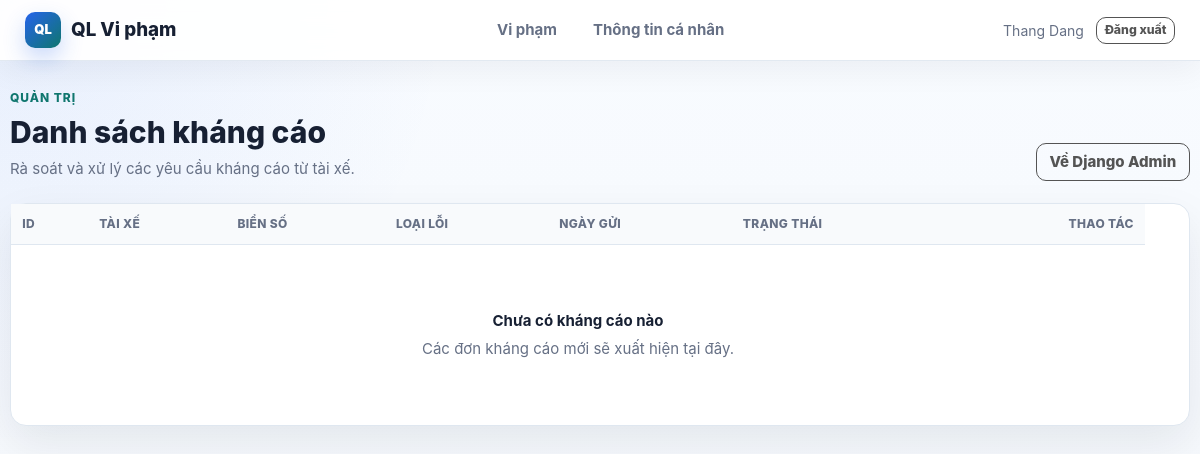
/violations/admin/appeals/ (signed in), run on an earlier commit of the app's database.
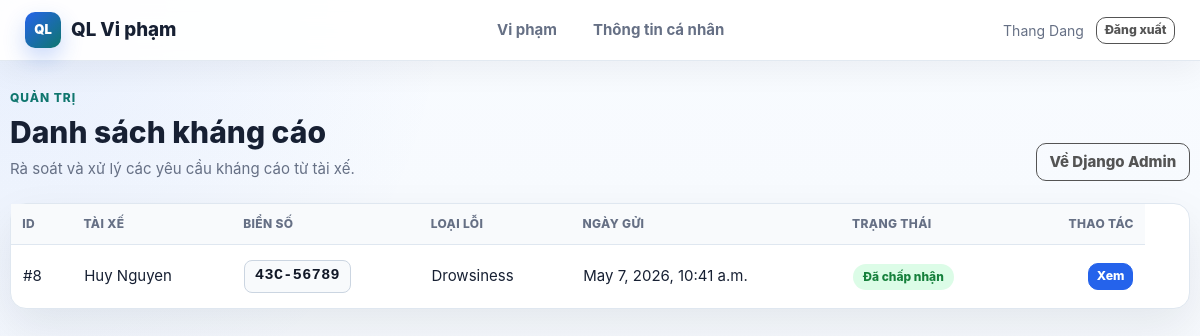
And on a later commit of the database.
### violations/models.py (models this page shows, shortened)
class ViolationAppeal(models.Model):
    violation = models.OneToOneField(
        Violation,
        on_delete=models.CASCADE,
        related_name='appeal'
    )
    driver = models.ForeignKey(Account, on_delete=models.CASCADE)
    reason = models.TextField()
    status = models.CharField(
        max_length=20,
        choices=[
            ('pending', 'Pending'),
            ('approved', 'Approved'),
            ('rejected', 'Rejected'),
        ],
        default='pending'
    )
    admin_note = models.TextField(null=True, blank=True)
    created_at = models.DateTimeField(auto_now_add=True)
    reviewed_at = models.DateTimeField(null=True, blank=True, auto_now=True)

class Violation(models.Model):
    STATUS_CHOICES = [
        ('pending', 'Pending'),
        ('confirmed', 'Confirmed'),
        ('dismissed', 'Dismissed'),
        ('appealed', 'Appealed'),
    ]
    category = models.ForeignKey(Category, on_delete=models.CASCADE)
    reporter = models.ForeignKey(Account, on_delete=models.CASCADE)
    vehicle = models.ForeignKey(Vehicle, on_delete=models.CASCADE)
    title = models.CharField(max_length=200, default="Violation Report")
    description = models.TextField()
    reported_at = models.DateTimeField(auto_now_add=True)
    image = models.ImageField(upload_to='violations/', null=True, blank=True)
    video = models.FileField(upload_to='violations/videos/', null=True, blank=True)
    viewed = models.BooleanField(default=False)
    status = models.CharField(max_length=20, choices=STATUS_CHOICES, default='pending')
    class Meta:
        verbose_name = "Violation"
        verbose_name_plural = "Violations"
        ordering = ['-reported_at']

### accounts/models.py (models this page shows, shortened)
class Account(AbstractBaseUser):
    first_name = models.CharField(max_length=50)
    last_name = models.CharField(max_length=50)
    username = models.CharField(max_length=50, unique=True)
    email = models.EmailField(max_length=100, unique=True)
    phone_number = models.CharField(max_length=15, blank=True)
    card_uid = models.CharField(max_length=50, unique=True, null=True, blank=True)
    date_joined = models.DateTimeField(auto_now_add=True)
    last_login = models.DateTimeField(auto_now=True)
    is_admin = models.BooleanField(default=False)
    is_staff = models.BooleanField(default=False)
    is_active = models.BooleanField(default=True)
    is_superadmin = models.BooleanField(default=False)
    USERNAME_FIELD = 'email'
    REQUIRED_FIELDS = ['username', 'first_name', 'last_name']
    objects = MyAccountManager()
    def get_full_name(self):
        return f"{self.first_name} {self.last_name}"

### vehicles/models.py (models this page shows, shortened)
class Vehicle(models.Model):
    license_plate = models.CharField(max_length=20, unique=True)
    model = models.CharField(max_length=100)
    registration_date = models.DateField()

### categories/models.py (models this page shows, shortened)
class Category(models.Model):
    name = models.CharField(max_length=100)
    description = models.TextField(blank=True, null=True)
    severality_level = models.IntegerField(default=1)
    is_active = models.BooleanField(default=True)
    created_at = models.DateTimeField(auto_now_add=True)
    class Meta:
        verbose_name = "Category"
        verbose_name_plural = "Categories"
        ordering = ['name']

### violations/views.py (the view)
# urls.py: path("admin/appeals/", views.appeal_review_list, name="appeal_review_list"),
@staff_member_required
def appeal_review_list(request):
    appeals = ViolationAppeal.objects.select_related(
        "violation",
        "driver",
        "violation__category",
        "violation__vehicle",
        "violation__reporter",
    ).order_by("-created_at")
    context = {
        "appeals": appeals,
    }
    return render(request, "admin_appeal_list.html", context)

### categories/context_processors.py (called while the page is built)
def menu_links(request):
    links = Category.objects.all()
    return dict(links=links)

### templates/admin_appeal_list.html (shortened to what this page needs)
{% extends "base.html" %}
{% block content %}
<section class="page-heading">
  <div>
    <p class="eyebrow">Quản trị</p>
    <h1>Danh sách kháng cáo</h1>
    <p>Rà soát và xử lý các yêu cầu kháng cáo từ tài xế.</p>
  </div>
  <a href="/admin/" class="btn btn-outline-secondary">Về Django Admin</a>
</section>
<section class="data-card">
  <div class="table-responsive">
    <table class="table app-table mb-0">
      <thead>
        <tr>
          <th>ID</th>
          <th>Tài xế</th>
          <th>Biển số</th>
          <th>Loại lỗi</th>
          <th>Ngày gửi</th>
          <th>Trạng thái</th>
          <th class="text-right">Thao tác</th>
        </tr>
      </thead>
      <tbody>
        {% for appeal in appeals %}
        <tr>
          <td>#{{ appeal.id }}</td>
          <td>{{ appeal.driver.get_full_name }}</td>
          <td><span class="plate-chip">{{ appeal.violation.vehicle.license_plate }}</span></td>
          <td>{{ appeal.violation.category.name }}</td>
          <td>{{ appeal.created_at }}</td>
          <td>
            {% if appeal.status == "pending" %}
            <span class="status-pill warning">Chờ duyệt</span>
            {% elif appeal.status == "approved" %}
            <span class="status-pill success">Đã chấp nhận</span>
            {% else %}
            <span class="status-pill danger">Đã từ chối</span>
            {% endif %}
          </td>
          <td class="text-right">
            <a
              href="{% url 'appeal_review_detail' appeal.id %}"
              class="btn btn-sm btn-primary"
            >
              Xem
            </a>
          </td>
        </tr>
        {% empty %}
        <tr>
          <td colspan="7">
            <div class="empty-state">
              <strong>Chưa có kháng cáo nào</strong>
              <span>Các đơn kháng cáo mới sẽ xuất hiện tại đây.</span>
            </div>
          </td>
        </tr>
        {% endfor %}
      </tbody>
    </table>
  </div>
</section>
{% endblock %}

What changed in the data, as far as the page shows it:
added ViolationAppeal: id "8", driver.get_full_name "Huy Nguyen", violation.vehicle.license_plate "43C-56789", violation.category.name "Drowsiness", created_at "May 7, 2026, 10:41 a.m.", status "Đã chấp nhận"
Also different on the page:
text no longer shown: "Chưa có kháng cáo nào Các đơn kháng cáo mới sẽ xuất hiện tại đây."
